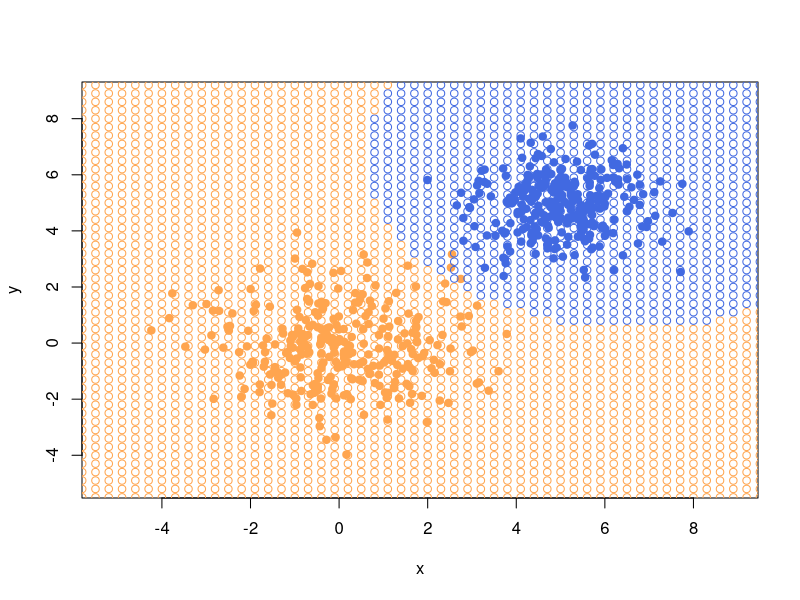

Recreate this plot in R.
library("MASS")

vostanovleniemu <- function(x)
{
  m <- dim(x)[2]
  mu <- matrix(NA, 1, m)
  for(i in 1:m)
  {
    mu[1,i] <- mean(x[,i])
  }
  return(mu)
}

vostanovlenieсovariance <- function(x,mu)
{
  n <- dim(x)[1]
  m <- dim(x)[2]
  sigma <- matrix(0, 1, 1)
  for(i in 1:n)
  {
    sigma <- sigma + ((x[i,]-mu)%*%(t((x[i,]-mu))))
    
    
  }
  return(sigma/(n-1))
}

naiv <- function(x,mu,sigma,P)
{
  p <- log(1,P)
  p <- 0
  sigma <- as.numeric(sigma)
  pyj <- (1/(sqrt(2*pi*sigma^2)))*exp(-((x-mu)^2)/(2*sigma^2))
  p <- p+log(pyj[1,1])+log(pyj[1,2])
  
  return(p)
}

n <- 300
sigma1 <- matrix(c(2, 0, 0, 2),2,2)
sigma2 <- matrix(c(1, 0, 0, 1),2,2)

mu1 <- c(0, 0)
mu2 <- c(5, 5)

xy1 <- mvrnorm(n=n, mu = mu1, Sigma = sigma1)
xy2 <- mvrnorm(n=n, mu = mu2, Sigma = sigma2)

plotxmin <- min(xy1[,1], xy2[,1]) - 1
plotymin <- min(xy1[,2], xy2[,2]) - 1
plotxmax <- max(xy1[,1], xy2[,1]) + 1
plotymax <- max(xy1[,2], xy2[,2]) + 1
plot(xy1[,1],xy2[,2], type="n", xlab = "x", ylab = "y", xlim=c(plotxmin, plotxmax), ylim = c(plotymin, plotymax))

colors <- c("tan1", "royalblue")
points(xy1, pch=21, col=colors[1], bg=colors[1])
points(xy2, pch=21, col=colors[2], bg=colors[2])

mu1 <- vostanovleniemu(xy1)
mu2 <- vostanovleniemu(xy2)

sigma1 <-vostanovlenieсovariance(xy1,mu1)
sigma2 <-vostanovlenieсovariance(xy2,mu2)

x <- -10
while(x < 10) 
{
  y<--10
  while (y < 10) 
  {
    z <- c(x,y)  
    
    c1 <- naiv(z,mu1,sigma1,0.5)
    c<-0
    
    c2 <- naiv(z,mu2,sigma2,0.5)
    if(c1 > c2)  
    {
      class <- 1
    }else{
      class <- 2
    }
    points(z[1], z[2], pch = 21, col = colors[class])
    y <- y+0.3
  }
  x <- x+0.3
}